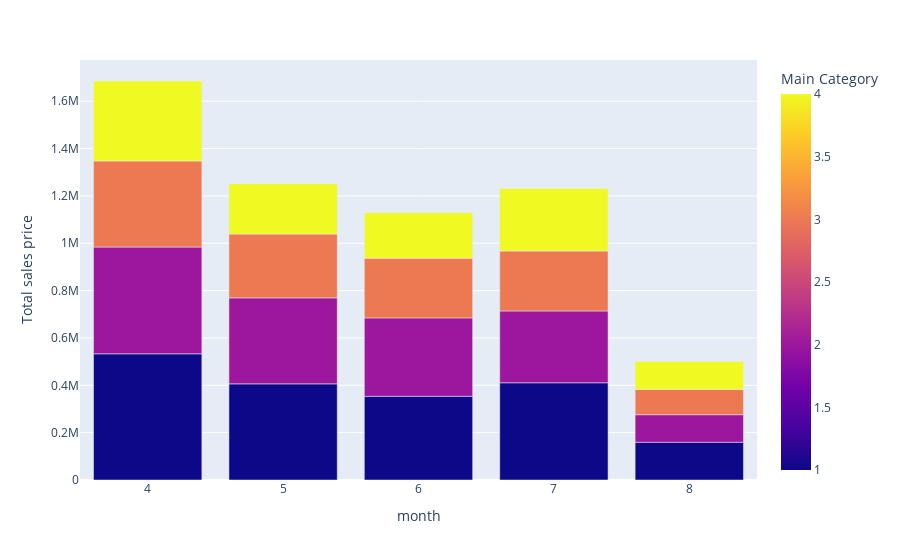

The code cell stored with this chart in its notebook:
### Code cell
#monthly category trend
monthly_cat_df = data.groupby(['month','page1_main_category'])['price'].sum().reset_index()
# monthly_cat_df
fig = px.bar(
    monthly_cat_df,
    x = 'month',
    y = 'price',
    color='page1_main_category',
    labels={
        "price": "total price",
        "page1_main_category" : "Main Category"
    }
)
fig.update_layout(
    xaxis_title = 'month',
    yaxis_title = 'Total sales price',
    xaxis = {'type':'category'}
)
fig.show()

### Figure 1 — Plotly figure (JSON) as saved in the notebook; plotly's stock layout.template omitted (floating-point values rounded to 4 significant figures)
{"data": [{"hovertemplate": "month=%{x}<br>total price=%{y}<br>Main Category=%{marker.color}<extra></extra>", "legendgroup": "", "marker": {"color": [1, 2, 3, 4, 1, 2, 3, 4, 1, 2, 3, 4, 1, 2, 3, 4, 1, 2, 3, 4], "coloraxis": "coloraxis", "pattern": {"shape": ""}}, "name": "", "orientation": "v", "showlegend": false, "textposition": "auto", "type": "bar", "x": [4, 4, 4, 4, 5, 5, 5, 5, 6, 6, 6, 6, 7, 7, 7, 7, 8, 8, 8, 8], "xaxis": "x", "y": [533052, 450938, 363619, 337703, 406135, 363180, 269675, 212169, 353373, 331328, 252179, 191928, 410683, 303294, 253276, 263976, 159402, 116400, 106781, 117546], "yaxis": "y"}], "layout": {"barmode": "relative", "coloraxis": {"colorbar": {"title": {"text": "Main Category"}}, "colorscale": [[0, "#0d0887"], [0.1111, "#46039f"], [0.2222, "#7201a8"], [0.3333, "#9c179e"], [0.4444, "#bd3786"], [0.5556, "#d8576b"], [0.6667, "#ed7953"], [0.7778, "#fb9f3a"], [0.8889, "#fdca26"], [1, "#f0f921"]]}, "legend": {"tracegroupgap": 0}, "margin": {"t": 60}, "xaxis": {"anchor": "y", "domain": [0, 1], "title": {"text": "month"}, "type": "category"}, "yaxis": {"anchor": "x", "domain": [0, 1], "title": {"text": "Total sales price"}}}}
